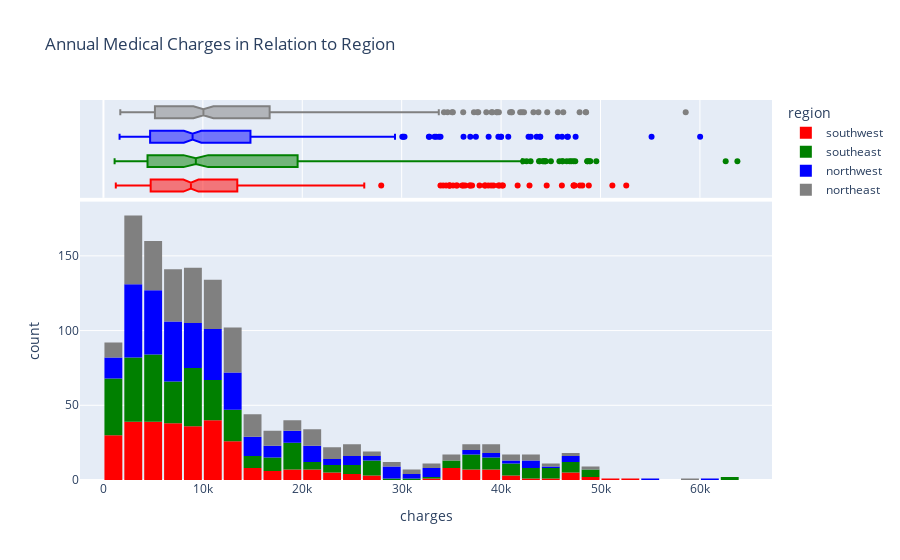

Notebook source saved alongside this figure:
### Code cell
fig = px.histogram(df_medical, x='charges', marginal='box', color='region', color_discrete_sequence=['red', 'green', 'blue', 'gray'], title='Annual Medical Charges in Relation to Region')
fig.update_layout(bargap=0.1)
fig.show()

### Figure 1 — Plotly figure (JSON) as saved in the notebook; plotly's stock layout.template omitted (floating-point values rounded to 4 significant figures; data arrays with more than 128 entries replaced by an {"elided": "..."} marker saying what was removed)
{"data": [{"alignmentgroup": "True", "bingroup": "x", "hovertemplate": "region=southwest<br>charges=%{x}<br>count=%{y}<extra></extra>", "legendgroup": "southwest", "marker": {"color": "red"}, "name": "southwest", "offsetgroup": "southwest", "orientation": "v", "showlegend": true, "type": "histogram", "x": {"elided": "325 float values"}, "xaxis": "x", "yaxis": "y"}, {"alignmentgroup": "True", "hovertemplate": "region=southwest<br>charges=%{x}<extra></extra>", "legendgroup": "southwest", "marker": {"color": "red"}, "name": "southwest", "notched": true, "offsetgroup": "southwest", "showlegend": false, "type": "box", "x": {"elided": "325 float values"}, "xaxis": "x2", "yaxis": "y2"}, {"alignmentgroup": "True", "bingroup": "x", "hovertemplate": "region=southeast<br>charges=%{x}<br>count=%{y}<extra></extra>", "legendgroup": "southeast", "marker": {"color": "green"}, "name": "southeast", "offsetgroup": "southeast", "orientation": "v", "showlegend": true, "type": "histogram", "x": {"elided": "364 float values"}, "xaxis": "x", "yaxis": "y"}, {"alignmentgroup": "True", "hovertemplate": "region=southeast<br>charges=%{x}<extra></extra>", "legendgroup": "southeast", "marker": {"color": "green"}, "name": "southeast", "notched": true, "offsetgroup": "southeast", "showlegend": false, "type": "box", "x": {"elided": "364 float values"}, "xaxis": "x2", "yaxis": "y2"}, {"alignmentgroup": "True", "bingroup": "x", "hovertemplate": "region=northwest<br>charges=%{x}<br>count=%{y}<extra></extra>", "legendgroup": "northwest", "marker": {"color": "blue"}, "name": "northwest", "offsetgroup": "northwest", "orientation": "v", "showlegend": true, "type": "histogram", "x": {"elided": "325 float values"}, "xaxis": "x", "yaxis": "y"}, {"alignmentgroup": "True", "hovertemplate": "region=northwest<br>charges=%{x}<extra></extra>", "legendgroup": "northwest", "marker": {"color": "blue"}, "name": "northwest", "notched": true, "offsetgroup": "northwest", "showlegend": false, "type": "box", "x": {"elided": "325 float values"}, "xaxis": "x2", "yaxis": "y2"}, {"alignmentgroup": "True", "bingroup": "x", "hovertemplate": "region=northeast<br>charges=%{x}<br>count=%{y}<extra></extra>", "legendgroup": "northeast", "marker": {"color": "gray"}, "name": "northeast", "offsetgroup": "northeast", "orientation": "v", "showlegend": true, "type": "histogram", "x": {"elided": "324 float values"}, "xaxis": "x", "yaxis": "y"}, {"alignmentgroup": "True", "hovertemplate": "region=northeast<br>charges=%{x}<extra></extra>", "legendgroup": "northeast", "marker": {"color": "gray"}, "name": "northeast", "notched": true, "offsetgroup": "northeast", "showlegend": false, "type": "box", "x": {"elided": "324 float values"}, "xaxis": "x2", "yaxis": "y2"}], "layout": {"bargap": 0.1, "barmode": "relative", "legend": {"title": {"text": "region"}, "tracegroupgap": 0}, "title": {"text": "Annual Medical Charges in Relation to Region"}, "xaxis": {"anchor": "y", "domain": [0, 1], "title": {"text": "charges"}}, "xaxis2": {"anchor": "y2", "domain": [0, 1], "matches": "x", "showgrid": true, "showticklabels": false}, "yaxis": {"anchor": "x", "domain": [0, 0.7326], "title": {"text": "count"}}, "yaxis2": {"anchor": "x2", "domain": [0.7426, 1], "matches": "y2", "showgrid": false, "showline": false, "showticklabels": false, "ticks": ""}}}
